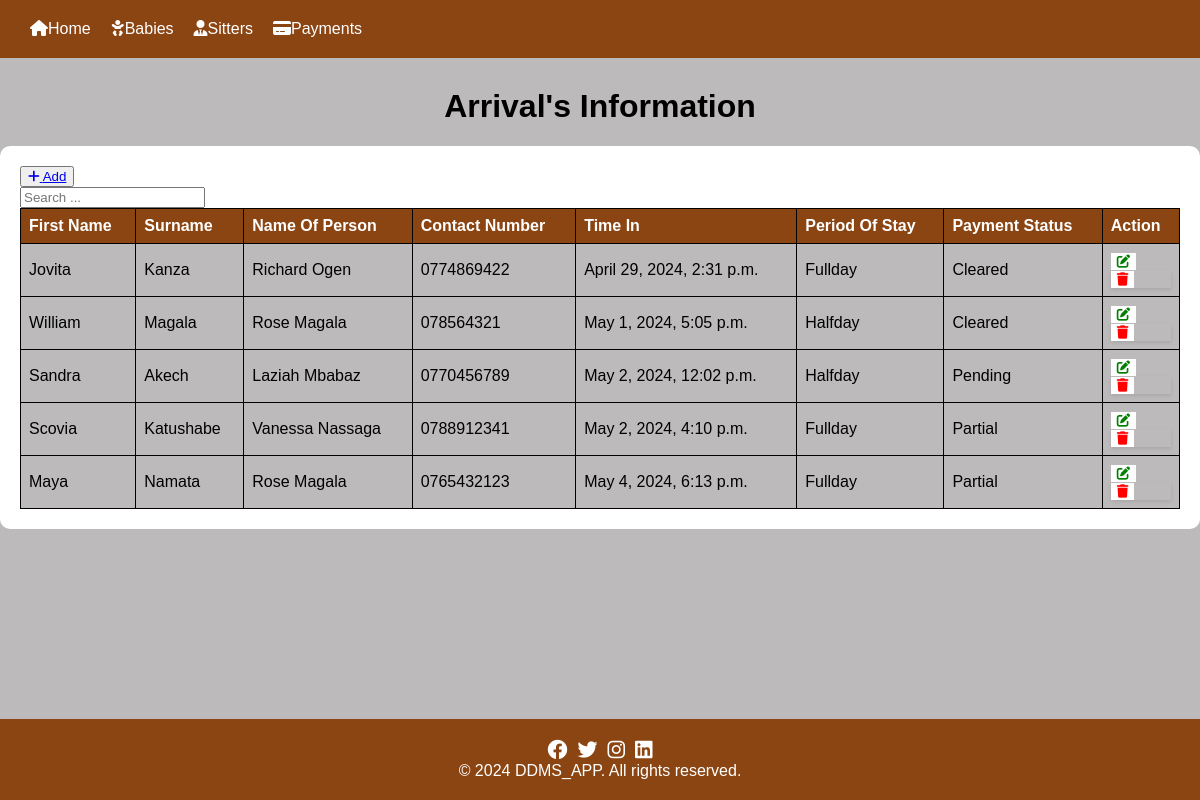
The page /arrival_list/ on the database its author committed.
### ddms_app/models.py (models this page shows, shortened)
class Arrival(models.Model):
    PERIOD = (
        ('Halfday', 'Halfday'),
        ('Fullday', 'Fullday'),
    )
    STATUS = (
        ('Pending', 'Pending'),
        ('Cleared', 'Cleared'),
        ('Partial', 'Partial'),
    )
    first_name = models.CharField(max_length=50, blank=True,null=True)
    last_name = models.CharField(max_length=50, blank=True, null=True)
    name_person = models.CharField(max_length=50, blank=True, null=True)
    person_contact = models.CharField(max_length=50, blank=True, null=True)
    time_in = models.DateTimeField(auto_now_add = True, blank=True, null=True)
    period_of_stay = models.CharField(max_length=20, blank=True, null=True, choices=PERIOD)
    payment_status = models.CharField(max_length=20, blank=True, null=True, choices=STATUS )

### ddms_app/views.py (the view)
# urls.py: path('arrival_list/', views.arrival_list, name='arrival_list'),
def arrival_list(request):
    records = Arrival.objects.all()
    return render(request, 'arrival_list.html', {'records': records})

### ddms_app/templates/arrival_list.html (shortened to what this page needs)
{% extends  'base.html' %}
{% block content%}
    <h1>Arrival's Information</h1>
    <div class="mt-4 p-5 bg-secondary text-white rounded">
        <table class="table table-striped table-bordered">
            <div class="mb-3">
                <button><a href="{% url 'add_arrival' %}" class="btn btn-success">
                    <i class="fas fa-plus"></i> Add
                </a></button>
                <form class="button" style="  box-shadow: 0px; padding: 0px; border-radius: 0px; margin: 0px; max-width: 200px;" method="GET" action="{% url 'arrivals_list' %}">
                    <input type="text" name="search" class="form-control" placeholder="Search ...">
                </form>
            </div>
            <thead>
                <tr>
                    <th>First Name</th>
                    <th>Surname</th>
                    <th>Name Of Person</th>
                    <th>Contact Number</th>
                    <th>Time In</th>
                    <th>Period Of Stay</th>
                    <th>Payment Status</th>
                    <th>Action</th>
                </tr>
            </thead>
            <tbody>
                {% for arrival in records %}
                <tr>
                    <td>{{ arrival.first_name }}</td>
                    <td>{{ arrival.last_name }}</td>
                    <td>{{ arrival.name_person }}</td>
                    <td>{{ arrival.person_contact }}</td>
                    <td>{{ arrival.time_in }}</td>
                    <td>{{ arrival.period_of_stay }}</td>
                    <td>{{ arrival.payment_status }}</td>
                <td>
                    <button type="submit"><a href="{% url 'edit_arrival' arrival.id %}" class="btn btn-danger"><i class="fas fa-edit"></i></a></button>
                            <form style="  box-shadow: 0px;padding: 0px; border-radius: 0px; margin: 0px;"  action="{% url 'delete_arrival' arrival.id %}" method="post" onsubmit="return confirm('Are you sure you want to delete this record?');">
                                <button   class="btn btn-danger"><i class="fas fa-trash"></i></button>
                            </form>
                        </td>
                    </tr>
                {% endfor %}
            </tbody>
        </table>
    </div>
    {% endblock %}

### ddms_app/templates/base.html (style rules this page uses)
body { font-family: Arial, sans-serif; background-color: rgb(188, 186, 186); margin: 0; padding: 0; color:white; }
h1 { text-align: center; margin-top: 30px; color:#000000; }
form { max-width: 500px; margin: 0 auto; padding: 20px; border-radius: 8px; box-shadow: 0 2px 4px rgba(0, 0, 0, 0.1); }
.mt-4 { margin-top: 20px; }
.p-5 { padding: 20px; }
.bg-secondary { background-color: white; border-radius: 10px; }
.text-white { color: #fff; }
table { width: 100%; border-collapse: collapse; border-spacing: 0; }
th, td { border: 1px solid #000000; padding: 8px; text-align: left; }
th { background-color: #8B4513; color: white; border: 1px solid black; }
td { background-color: rgb(188, 186, 186); color:#000000 }
td button { background-color: white ; color: red; border: none; cursor: pointer; }
td button a { color:green; text-decoration: none; background-color: white; }

### rows shown on the page
Arrival: first_name "Jovita", last_name "Kanza", name_person "Richard Ogen", person_contact "0774869422", time_in "April 29, 2024, 2:31 p.m.", period_of_stay "Fullday", payment_status "Cleared"
Arrival: first_name "William", last_name "Magala", name_person "Rose Magala", person_contact "078564321", time_in "May 1, 2024, 5:05 p.m.", period_of_stay "Halfday", payment_status "Cleared"
Arrival: first_name "Sandra", last_name "Akech", name_person "Laziah Mbabaz", person_contact "0770456789", time_in "May 2, 2024, 12:02 p.m.", period_of_stay "Halfday", payment_status "Pending"
Arrival: first_name "Scovia", last_name "Katushabe", name_person "Vanessa Nassaga", person_contact "0788912341", time_in "May 2, 2024, 4:10 p.m.", period_of_stay "Fullday", payment_status "Partial"
Arrival: first_name "Maya", last_name "Namata", name_person "Rose Magala", person_contact "0765432123", time_in "May 4, 2024, 6:13 p.m.", period_of_stay "Fullday", payment_status "Partial"
